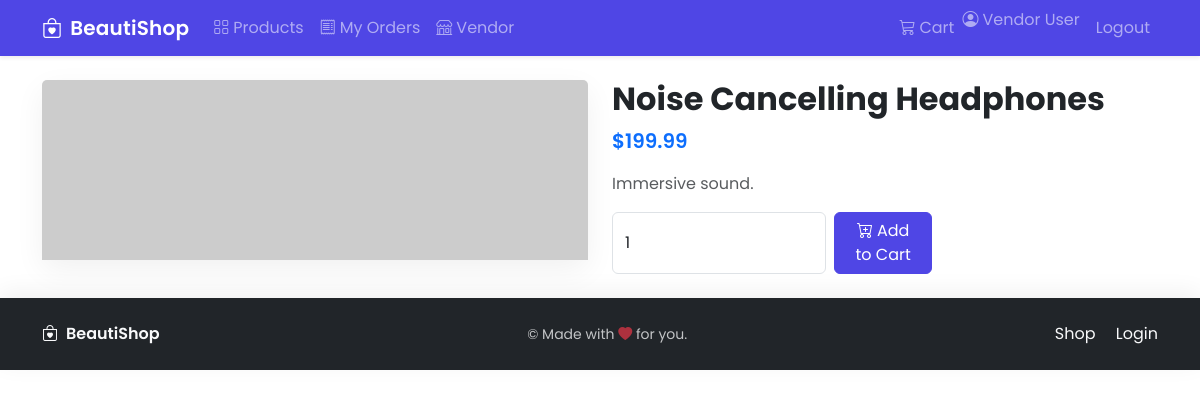
/shop/product/2 (signed in), run on the app's committed database.
### app/models.py (models this page shows, shortened)
class User(UserMixin, db.Model):
    id = db.Column(db.Integer, primary_key=True)
    email = db.Column(db.String(255), unique=True, nullable=False, index=True)
    password_hash = db.Column(db.String(255), nullable=False)
    name = db.Column(db.String(120), nullable=True)
    role = db.Column(db.String(20), default=ROLE_CUSTOMER, nullable=False)
    is_active = db.Column(db.Boolean, default=True)
    created_at = db.Column(db.DateTime, default=datetime.utcnow)
    vendor = db.relationship("Vendor", back_populates="user", uselist=False)
    orders = db.relationship("Order", back_populates="user")
    @property
    def is_admin(self) -> bool:
        return self.role == ROLE_ADMIN
    @property
    def is_vendor(self) -> bool:
        return self.role == ROLE_VENDOR

class Product(db.Model):
    id = db.Column(db.Integer, primary_key=True)
    vendor_id = db.Column(db.Integer, db.ForeignKey("vendor.id"), nullable=False)
    category_id = db.Column(db.Integer, db.ForeignKey("category.id"), nullable=True)
    title = db.Column(db.String(200), nullable=False)
    description = db.Column(db.Text, nullable=True)
    price = db.Column(db.Numeric(10, 2), nullable=False, default=0)
    stock = db.Column(db.Integer, nullable=False, default=0)
    image_url = db.Column(db.String(500), nullable=True)
    is_active = db.Column(db.Boolean, default=True)
    created_at = db.Column(db.DateTime, default=datetime.utcnow)
    vendor = db.relationship("Vendor", back_populates="products")
    category = db.relationship("Category", back_populates="products")

### app/blueprints/shop.py (the view)
@shop_bp.route("/product/<int:product_id>")
def product_detail(product_id: int):
    product = Product.query.get_or_404(product_id)
    return render_template("shop/product_detail.html", product=product)

### app/blueprints/cart.py (called while the page is built, shortened)
@cart_bp.before_app_request
def merge_session_cart_after_login():
    if not current_user.is_authenticated:
        return
    sid = session.get("sid")
    if not sid:
        return

### app/models.py (called while the page is built)
@login_manager.user_loader
def load_user(user_id: str) -> Optional["User"]:
    return User.query.get(int(user_id))

### app/templates/shop/product_detail.html
{% extends 'base.html' %}
{% block content %}
<div class="row g-4">
  <div class="col-md-6">
    <div class="card">
      <img class="card-img-top" src="{{ product.image_url or 'https://via.placeholder.com/800x500' }}" alt="{{ product.title }}">
    </div>
  </div>
  <div class="col-md-6">
    <h2 class="fw-bold">{{ product.title }}</h2>
    <p class="lead text-primary fw-semibold">${{ '%.2f'|format(product.price) }}</p>
    <p class="text-muted">{{ product.description }}</p>
    <form method="post" action="{{ url_for('cart.add_to_cart', product_id=product.id) }}" class="d-flex" style="max-width:320px;">
      <input type="number" name="quantity" min="1" value="1" class="form-control me-2">
      <button class="btn btn-primary" type="submit"><i class="bi bi-cart-plus me-1"></i>Add to Cart</button>
    </form>
  </div>
</div>
{% endblock %}

### app/templates/base.html (shortened to what this page needs)
<!doctype html>
<html lang="en">
  <head>
    <link href="https://cdn.jsdelivr.net/npm/bootstrap@5.3.2/dist/css/bootstrap.min.css" rel="stylesheet">
    <link href="https://cdn.jsdelivr.net/npm/bootstrap-icons@1.11.3/font/bootstrap-icons.css" rel="stylesheet">
    <link href="{{ url_for('static', filename='style.css') }}" rel="stylesheet">
  </head>
  <body class="bg-body">
    <nav class="navbar navbar-expand-lg navbar-dark bg-primary shadow-sm sticky-top">
      <div class="container">
        <a class="navbar-brand d-flex align-items-center" href="/">
          <i class="bi bi-bag-heart me-2"></i>
          <span class="fw-semibold">BeautiShop</span>
        </a>
        <div class="collapse navbar-collapse" id="navbarNav">
          <ul class="navbar-nav me-auto">
            <li class="nav-item"><a class="nav-link" href="{{ url_for('shop.product_list') }}"><i class="bi bi-grid me-1"></i>Products</a></li>
            {% if current_user.is_authenticated %}
            <li class="nav-item"><a class="nav-link" href="{{ url_for('account.my_orders') }}"><i class="bi bi-receipt me-1"></i>My Orders</a></li>
            {% endif %}
            {% if current_user.is_authenticated and current_user.is_vendor and current_user.vendor and current_user.vendor.approved %}
            <li class="nav-item"><a class="nav-link" href="{{ url_for('vendor.dashboard') }}"><i class="bi bi-shop me-1"></i>Vendor</a></li>
            {% endif %}
          </ul>
          <ul class="navbar-nav">
            <li class="nav-item"><a class="nav-link" href="{{ url_for('cart.view_cart') }}"><i class="bi bi-cart3 me-1"></i>Cart</a></li>
            {% if current_user.is_authenticated %}
              <li class="nav-item"><span class="navbar-text me-2"><i class="bi bi-person-circle me-1"></i>{{ current_user.name or current_user.email }}</span></li>
              <li class="nav-item"><a class="nav-link" href="{{ url_for('auth.logout') }}">Logout</a></li>
            {% else %}
              <li class="nav-item"><a class="nav-link" href="{{ url_for('auth.login') }}">Login</a></li>
              <li class="nav-item"><a class="nav-link" href="{{ url_for('auth.register') }}">Register</a></li>
            {% endif %}
          </ul>
        </div>
      </div>
    </nav>
    <main class="container my-4">
      {% block content %}{% endblock %}
    </main>
    <footer class="bg-dark text-light py-4 mt-auto">
      <div class="container d-flex flex-column flex-md-row align-items-center justify-content-between">
        <div class="d-flex align-items-center mb-3 mb-md-0">
          <i class="bi bi-bag-heart me-2"></i>
          <span class="fw-semibold">BeautiShop</span>
        </div>
        <div class="small opacity-75">&copy; {{ 2025 if false else (now().year if false else '' ) }} Made with <i class="bi bi-heart-fill text-danger"></i> for you.</div>
        <div>
          <a href="{{ url_for('shop.product_list') }}" class="link-light text-decoration-none me-3">Shop</a>
          <a href="{{ url_for('auth.login') }}" class="link-light text-decoration-none">Login</a>
        </div>
      </div>
    </footer>
  </body>
</html>

### app/static/style.css (style rules this page uses)
:root { --primary: #4f46e5; --primary-dark: #4338ca; --body-bg: #f8fafc; }
html, body { height: 100%; }
body { font-family: 'Poppins', system-ui, -apple-system, Segoe UI, Roboto, 'Helvetica Neue', Arial, 'Noto Sans', 'Apple Color Emoji', 'Segoe UI Emoji'; background: var(--body-bg); }
.bg-primary { background-color: var(--primary) !important; }
.btn-primary { background-color: var(--primary); border-color: var(--primary); }
.card { border: 0; box-shadow: 0 10px 30px rgba(0,0,0,0.06); transition: transform .2s ease, box-shadow .2s ease; }
.card .card-img-top { object-fit: cover; height: 180px; }
.navbar-brand { font-weight: 700; letter-spacing: .2px; }
footer { box-shadow: 0 -6px 24px rgba(0,0,0,0.06); }

### data on the page
User: name "Vendor User"
Product: title "Noise Cancelling Headphones", price "199.99", description "Immersive sound."
